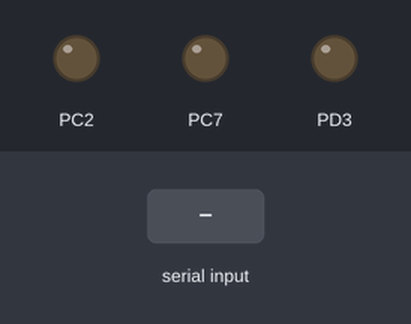
Simulated run of this program. Board: ATmega32, built with avr-gcc and emulated at 16 MHz. On the bench: output pins drawn as LEDs (lit = HIGH). Inputs (shaded band) come from the test bench. What the program prints to the serial monitor is not drawn.

Above: at 1.2 s.
1.3 s: "A\n" received over Serial
At 2.0 s:
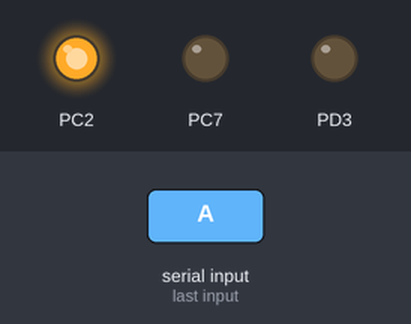
2.8 s: "B\n" received over Serial
At 3.1 s:
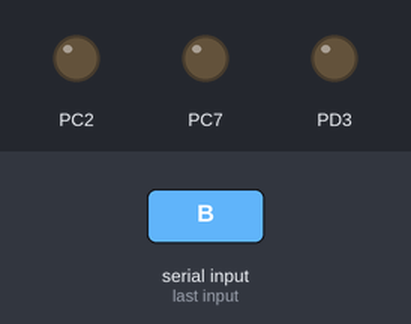
Timing chart, 0 to 5.8 s (numbered marks = the images above; inputs shaded):
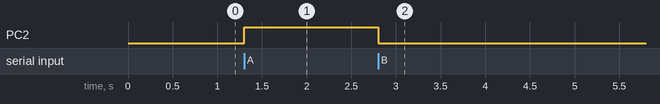

The program:

main.c
```c
/*
 * 7th Project UART.c
 *
 * Created: 1/22/2021 7:13:52 PM
 * Author : Arafa
 */

#include "MyKit.h"
#include <avr/io.h>
#include <util/delay.h>
#include "UART.h"
#include <avr/interrupt.h>
#include "GPIO.h"

ISR(USART_RXC_vect)
{
	char data = UDR;
	switch (data)
	{
		case 'A':
			//PORTA = 0xFF;
			_Led0(ON);
			break;
		case 'B':
			//PORTA = 0;
			_Led0(OFF);
			break;
		default:
			//PORTA = 0;
			break;
	}
}
int main(void)
{
    /* Replace with your application code */
	UART_Init(9600);
	//Config_A(out_Port);
	LEDInit();
	_Led0(OFF);

	//int x = 0;
	sei();
    while (1)
    {
		UART_Data('A');
		_delay_ms(2000);
		UART_Data('B');
		_delay_ms(2000);
		/*UART_Str("X = ");
		UART_num(x++);
		UART_NL();
		_delay_ms(1000);*/
    }
}
```

ExtInterrupt.c
```c
/*
 * ExtInterrupt.c
 *
 * Created: 1/16/2021 9:07:39 PM
 *  Author: Arafa
 */

#include <avr/io.h>
#include "ExtInterrupt.h"

void ExtINT0_Init(int INTsenseControl)
{
	 // sense control mode
	 MCUSR |=(INTsenseControl << ISC00);

	 //interrupt Enable
	 GICR |= (1<<INT0);
}
void ExtINT1_Init(int INTsenseControl)
{
	// sense control mode
	MCUSR |=(INTsenseControl << ISC10);

	//interrupt Enable
	GICR |= (1<<INT1);
}

void ExtINT2_Init(int INTsenseControl)
{
	// sense control mode
	if (INTsenseControl == FallingEdge)
	{
		MCUCSR &=~(1<< ISC2);
	}
	else if (INTsenseControl == RisingEdge)
	{
		MCUCSR |=(1<< ISC2);
	}
	else
	{

	}

	//interrupt Enable
	GICR |= (1<<INT2);
}


void  ExtINT_disable(int INTnumber)
{
	GICR &= ~(1<<INTnumber);
}
```

ExtInterrupt.h
```c
/*
 * ExtInterrupt.h
 *
 * Created: 1/16/2021 9:07:59 PM
 *  Author: Arafa
 */


#ifndef EXTINTERRUPT_H_
#define EXTINTERRUPT_H_

#define LowLevel    0
#define AnyLogic    1
#define RisingEdge  2
#define FallingEdge 3

void ExtINT0_Init(int INTsenseControl);
void ExtINT1_Init(int INTsenseControl);
void ExtINT2_Init(int INTsenseControl);

void  ExtINT_disable(int INTnumber);


#endif /* EXTINTERRUPT_H_ */
```

LDC8.h
```c
/*
 * LDC8.h
 *
 * Created: 1/9/2021 9:10:54 PM
 *  Author: Arafa
 */
#include <avr/io.h>

#ifndef LDC8_H_
#define LDC8_H_


#define RsLCD 0
#define EnLCD  1

#define Data PORTC
#define DataDir DDRC
#define CmdDir DDRD


#define LCDclear 0x01
#define LCDhome 0x02
#define CursorLeft 0x04
#define CursorRight 0x06
#define DisplayRight 0x05
#define DisplayLeft 0x07
#define DisplayCursorOff 0x08
#define DisplayCursorOn 0x0A
#define DisplayOnCursorOff 0x0C
#define CursorBlink 0x0E
#define cursorFirsLine 0x80
#define cursorSecondLine 0xC0
//#define CursorBlink 0x0F
//#define CursorLeft 0x10
//#define CursorRight 0x14
//#define DisplayLeft 0x18
//#define DisplayRight 0x1C

void LCD_Init(void);
void LCD_Command(char cmd);
void LCD_Data(char data);
void LCD_Clear(void);
void LCD_Enable(void);
void LCD_IntData(int data,int radix);
void LCD_StrData(char* s);


#endif /* LDC8_H_ */
```

MyKit.c
```c
/*
 * MyKit.c
 *
 * Created: 1/9/2021 6:39:39 PM
 *  Author: Arafa
 */
#include "MyKit.h"
#include "GPIO.h"

void BzrInit(void)
{
	Dir_A(out_pin,BzrPinA);
}
void _BzrA3(char state)
{
	switch (state)
	{
		case ON:
		SetPin_A(BzrPinA);
		break;
		case OFF:
		ReSetPin_A(BzrPinA);
		break;
		default:
		ReSetPin_A(BzrPinA);
	}

}

void Btn0_Init(void)
{
	Dir_B(in_pin , 0);
}
void Btn1_Init(void)
{
	Dir_D(in_pin, 6);
}
void Btn2_Init(void)
{
	Dir_D(in_pin ,2);
}
int IsPressed_Btn0(void)
{
	if (IsPressed_B(BtnB0))
	return 1;
	else
	return 0;
}
int IsPressed_Btn1(void)
{
	if (IsPressed_D(BtnD1))
	return 1;
	else
	return 0;
}
int IsPressed_Btn2(void)
{
	if (IsPressed_D(BtnD2))
	return 1;
	else
	return 0;
}


void LEDInit(void)
{
	Dir_C(out_pin,LEDC0);
	Dir_C(out_pin,LEDC1);
	Dir_D(out_pin,LEDD2);
}
void _Led0(char state)
{
	switch(state)
	{
		case ON:
		SetPin_C(LEDC0);
		break;
		case OFF:
		ReSetPin_C(LEDC0);
		break;
		default:
		ReSetPin_C(LEDC0);
	}
}
void _Led1(char state)
{
	switch(state)
	{
		case ON:
		SetPin_C(LEDC1);
		break;
		case OFF:
		ReSetPin_C(LEDC1);
		break;
		default:
		ReSetPin_C(LEDC1);
	}
}
void _Led2(char state)
{
	switch(state)
	{
		case ON:
		SetPin_D(LEDD2);
		break;
		case OFF:
		ReSetPin_D(LEDD2);
		break;
		default:
		ReSetPin_D(LEDD2);
	}
}


void RelayInit(void)
{
	Dir_A(out_pin,RelayPinA);
}

void _Relay(char state)
{
	switch (state)
	{
		case ON:
		SetPin_A(RelayPinA);
		break;
		case OFF:
		ReSetPin_A(RelayPinA);
		break;
		default:
		ReSetPin_A(RelayPinA);
	}
}
```

MyKit.h
```c
/*
 * MyKit.h
 *
 * Created: 1/8/2021 7:20:48 PM
 *  Author: Arafa
 */

#include <avr/io.h>
#ifndef MYKIT_H_
#define MYKIT_H_

#define BtnB0 0
#define BtnD1 6
#define BtnD2 2

#define  LEDD2 3
#define  LEDC0 2
#define  LEDC1 7

#define RelayPinA 2
#define BzrPinA   3

#define out_pin 1
#define in_pin  0

#define in_Port  0
#define out_Port 1

#define ON  1
#define OFF 0


#define F_CPU 16000000UL


void BzrInit(void);
void _BzrA3(char state);


void Btn0_Init(void);
void Btn1_Init(void);
void Btn2_Init(void);
int IsPressed_Btn0(void);
int IsPressed_Btn1(void);
int IsPressed_Btn2(void);

void LEDInit(void);
void _Led0(char state);
void _Led1(char state);
void _Led2(char state);


void RelayInit(void);
void _Relay(char state);

#endif /* MYKIT_H_ */
```

UART.c
```c
/*
 * UARTc.c
 *
 * Created: 1/23/2021 6:11:25 PM
 *  Author: Arafa
 */

#include "MyKit.h"
#include <avr/io.h>
#include "UART.h"
#include <stdlib.h>

void UART_Init(unsigned int BR)
{
	UART_BaudRate(BR);
	UCSRB |= (1<<TXEN) | (1<<RXEN);
	UCSRB |= 1<<RXCIE; /// Optional


}
void UART_BaudRate(unsigned int rate)
{
	unsigned int BR = (F_CPU/(16.0 * rate))-1;
	UBRRL = (char)BR;
	UBRRH = (BR >> 8);
}
void UART_Data(char data)
{
	while (!(UCSRA & (1 << UDRE) ) );
	UDR = data;

}
void UART_Str(char * data)
{
	for(int i = 0; data[i] != '\0';i++)
	{
		UART_Data(data[i]);
	}

}
void UART_num(int data)
{
	char str[11];
	itoa(data,str,10);
	/*for(int i = 0;str[i] != '\0';i++)
	{
		UART_Data(str[i]);
	}*/
	UART_Str(str);
}
void UART_NL(void)
{
	UART_Data('\r');
}

char UART_RX(void);
```

UART.h
```c
/*
 * UART.h
 *
 * Created: 1/23/2021 7:38:10 PM
 *  Author: Arafa
 */


#ifndef UART_H_
#define UART_H_

void UART_Init(unsigned int BR);
void UART_BaudRate(unsigned int rate);
void UART_Data(char data);
void UART_Str(char * data);
void UART_num(int data);
void UART_NL(void);

char UART_RX(void);


#endif /* UART_H_ */
```

LCD4.c
```c
#include "MyKit.h"
#include <stdlib.h>
#include "GPIO.h"
#include <util/delay.h>
#include "LCD4.h"


void LCD4_Init(void)
{
	DataDir4 |= 0xF0;
	CmdDir4 |= (1<<RsLCD4) | (1 << EnLCD4)| (1<<RWLCD4);
	RW &= ~(1<<RWLCD4);

	LCD4_Command(0x02);  // 8_bit Mode
	LCD4_Command(0x0c); // Cursor off,display on
	_delay_ms(10);
	LCD4_Clear();


}
void LCD4_Command(char cmd)
{
		Data4 = (Data4 & 0x0F)|((cmd & 0xF0));
		ReSetPin_B(RsLCD4);
		LCD4_Enable();
		_delay_ms(1);
	Data4 = (Data4 & 0x0F)| ((cmd & 0x0F)<<4);
	ReSetPin_B(RsLCD4);
	LCD4_Enable();


}
void LCD4_Data(char data)
{
		Data4 = (Data4 & 0x0F)|((data & 0xF0));
		SetPin_B(RsLCD4);
		LCD4_Enable();
		_delay_ms(1);
	Data4 = (Data4 & 0x0F)|((data & 0x0F)<<4);
	SetPin_B(RsLCD4);
	LCD4_Enable();


}
void LCD4_Clear(void)
{
	LCD4_Command(LCDclear);
	_delay_ms(1);
	//LCD4_Command(LCD4home);
}
void LCD4_Enable(void)
{
	SetPin_B(EnLCD4);
	_delay_ms(10);
	ReSetPin_B(EnLCD4);
	_delay_ms(5);
}
void LCD4_StrData(char* s)
{
	for (int i = 0; s[i] !='\0';i++)
	{
		LCD4_Data(s[i]);
	}
}
void LCD4_IntData(int data,int radix)
{
	char str[20];
	itoa(data,str,radix);
	LCD4_StrData(str);
}
```

LCD4.h
```c
/*
 * LCD4.h
 *
 * Created: 1/15/2021 7:18:36 PM
 *  Author: Arafa
 */


#ifndef LCD4_H_
#define LCD4_H_

#define RsLCD4 1
#define EnLCD4  3
#define RWLCD4 2

#define Data4 PORTA
#define DataDir4 DDRA
#define CmdDir4 DDRB
#define RW PORTB


#define LCDclear 0x01
#define LCDhome 0x02
#define CursorLeft 0x04
#define CursorRight 0x06
#define DisplayRight 0x05
#define DisplayLeft 0x07
#define DisplayCursorOff 0x08
#define DisplayCursorOn 0x0A
#define DisplayOnCursorOff 0x0C
#define CursorBlink 0x0E
#define cursorFirsLine 0x80
#define cursorSecondLine 0xC0

void LCD4_Init(void);
void LCD4_Command(char cmd);
void LCD4_Data(char data);
void LCD4_Clear(void);
void LCD4_Enable(void);
void LCD4_IntData(int data,int radix);
void LCD4_StrData(char* s);


#endif /* LDC4_H_ */
```

LCD8.c
```c
/*
 * LCD8.c
 *
 * Created: 1/9/2021 9:10:42 PM
 *  Author: Arafa
 */
#include <stdlib.h>
#include "LDC8.h"
#include "GPIO.h"
#include <util/delay.h>
void LCD_Init(void)
{
	DataDir = 0xFF;
	CmdDir |= (1<<RsLCD) | (1 << EnLCD);
	LCD_Clear();
	LCD_Command(0x38);
	LCD_Command(0x0c);
	_delay_ms(10);
}
void LCD_Command(char cmd)
{
	Data = cmd;
	ReSetPin_D(RsLCD);
	LCD_Enable();
}
void LCD_Data(char data)
{
	Data = data;
	SetPin_D(RsLCD);
	LCD_Enable();

}
void LCD_Clear(void)
{
	LCD_Command(LCDclear);
	//_delay_ms(1);
	LCD_Command(LCDhome);
}
void LCD_Enable(void)
{
	SetPin_D(EnLCD);
	_delay_ms(10);
	ReSetPin_D(EnLCD);
	_delay_ms(5);
}

void LCD_IntData(int data,int radix)
{
	char str[20];
	itoa(data,str,radix);
	for (int i = 0; str[i] !='\0';i++)
	{
		LCD_Data(str[i]);
	}
}
void LCD_StrData(char* s)
{
	for (int i = 0; s[i] !='\0';i++)
	{
		LCD_Data(s[i]);
	}
}
```

GPIO.c
```c
/*
 * GPIO.c
 *
 * Created: 1/8/2021 7:03:20 PM
 *  Author: Arafa
 */
#include <avr/io.h>
#include "MyKit.h"


char IsPressed_C(int PinNum)
{
	if(PINC & (1<<PinNum))
	{
		return 1;
	}
	else
	{
		return 0;
	}
}
char IsPressed_A(int PinNum)
{
	if(PINA & (1<<PinNum))
	{
		return 1;
	}
	else
	{
		return 0;
	}
}
char IsPressed_B(int PinNum)
{
	if(PINB & (1<<PinNum))
	{
		return 1;
	}
	else
	{
		return 0;
	}
}
char IsPressed_D(int PinNum)
{
	if(PIND & (1<<PinNum))
	{
		return 1;
	}
	else
	{
		return 0;
	}
}


void SetPin_A(int PinNUM)
{
	PORTA |= 1<<PinNUM;
}
void SetPin_B(int PinNUM)
{
	PORTB |= 1<<PinNUM;
}
void SetPin_C(int PinNUM)
{
	PORTC |= 1<<PinNUM;
}
void SetPin_D(int PinNUM)
{
	PORTD |= 1<<PinNUM;
}


void ReSetPin_A(int PinNUM)
{
	PORTA &= ~(1<<PinNUM);
}
void ReSetPin_B(int PinNUM)
{
	PORTB &= ~(1<<PinNUM);
}
void ReSetPin_C(int PinNUM)
{
	PORTC &= ~(1<<PinNUM);
}
void ReSetPin_D(int PinNUM)
{
	PORTD &= ~(1<<PinNUM);
}


void Toggle_A(int PinNUM)
{
	PORTA ^= 1<<PinNUM;
}
void Toggle_B(int PinNUM)
{
	PORTB ^= 1<<PinNUM;
}
void Toggle_C(int PinNUM)
{
	PORTC ^= 1<<PinNUM;
}
void Toggle_D(int PinNUM)
{
	PORTD ^= 1<<PinNUM;
}


void Dir_A(char state,int PinNum)
{
	switch(state)
	{
		case in_pin:
			DDRA &= ~(1<<PinNum);
			break;
		case out_pin:
			DDRA |= 1<<PinNum;
			break;
		default:
			ReSetPin_A(PinNum);
	}
}
void Dir_B(char state,int PinNum)
{
	switch(state)
	{
		case in_pin:
		DDRB &= ~(1<<PinNum);
		break;
		case out_pin:
		DDRB |= 1<<PinNum;
		break;
		default:
		DDRB &= ~(1<<PinNum);
	}
}
void Dir_C(char state,int PinNum)
{
	switch(state)
	{
		case in_pin:
		DDRC &= ~(1<<PinNum);
		break;
		case out_pin:
		DDRC |= 1<<PinNum;
		break;
		default:
		DDRC &= ~(1<<PinNum);
	}
}
void Dir_D(char state,int PinNum)
{
	switch(state)
	{
		case in_pin:
		DDRD &= ~(1<<PinNum);
		break;
		case out_pin:
		DDRD |= 1<<PinNum;
		break;
		default:
		DDRD &= ~(1<<PinNum);
	}
}


void Config_A(char state)
{
	switch(state)
	{
		case in_Port:
			DDRA = 0x00;
			break;
		case out_Port:
			DDRA = 0xff;
			break;
		default:
		DDRA = 0x00;
	}
}
void Config_B(char state)
{
	switch(state)
	{
		case in_Port:
		DDRB = 0x00;
		break;
		case out_Port:
		DDRB = 0xff;
		break;
		default:
		DDRB = 0x00;
	}
}
void Config_C(char state)
{
	switch(state)
	{
		case in_Port:
		DDRC = 0x00;
		break;
		case out_Port:
		DDRC = 0xff;
		break;
		default:
		DDRC = 0x00;
	}
}
void Config_D(char state)
{
	switch(state)
	{
		case in_Port:
		DDRD = 0x00;
		break;
		case out_Port:
		DDRD = 0xff;
		break;
		default:
		DDRD = 0x00;
	}
}
```

GPIO.h
```c
/*
 * GPIO.h
 *
 * Created: 1/8/2021 7:05:41 PM
 *  Author: Arafa
 */


#ifndef GPIO_H_
#define GPIO_H_

char IsPressed_A(int PinNum);
char IsPressed_B(int PinNum);
char IsPressed_C(int PinNum);
char IsPressed_D(int PinNum);

void SetPin_A(int PinNUM);
void SetPin_B(int PinNUM);
void SetPin_C(int PinNUM);
void SetPin_D(int PinNUM);


void ReSetPin_A(int PinNUM);
void ReSetPin_B(int PinNUM);
void ReSetPin_C(int PinNUM);
void ReSetPin_D(int PinNUM);

void Toggle_A(int PinNUM);
void Toggle_B(int PinNUM);
void Toggle_C(int PinNUM);
void Toggle_D(int PinNUM);


void Dir_A(char state,int PinNum);
void Dir_B(char state,int PinNum);
void Dir_C(char state,int PinNum);
void Dir_D(char state,int PinNum);


void Config_A(char state);
void Config_B(char state);
void Config_C(char state);
void Config_D(char state);


#endif /* GPIO_H_ */
```

Measured:
- after the input at 1.3 s, PC2: LOW → HIGH at once
- after the input at 2.8 s, PC2: HIGH → LOW at once
